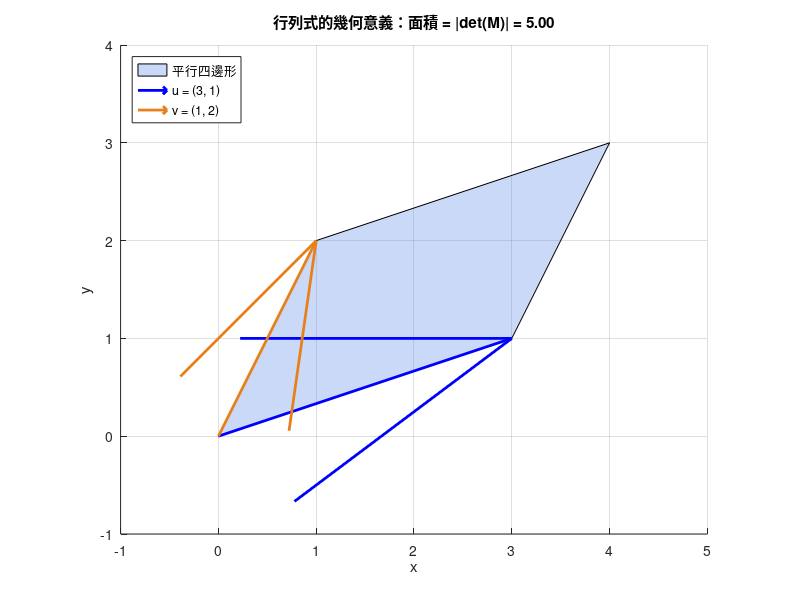
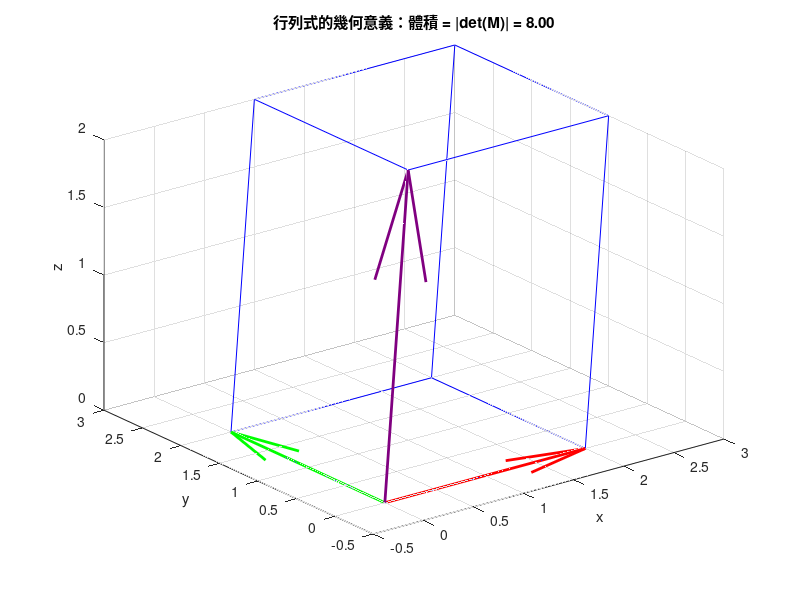

The MATLAB script that drew these images, in order:
% 注意：本檔案已在 MATLAB R2025a 驗證通過（輸出數值與同章 Python 版本一致），亦相容於 GNU Octave 10.2。
%
% 第 5 章：行列式（MATLAB 實作）
%
% 本腳本示範：
%   1. 2x2 行列式公式（ad - bc）
%   2. 3x3 行列式：手刻餘因子展開（cofactor expansion）並與內建 det() 比對驗證
%   3. 行列式的性質：列交換變號、某列乘常數、列的倍加不影響行列式、轉置行列式不變
%   4. det(A*B) = det(A) * det(B)
%   5. 行列式與可逆性的關係（det(A) = 0 <=> A 不可逆）
%   6. 行列式的幾何意義：2D 面積、3D 體積（含圖示）
%
% 執行方式：
%   run('ch05_determinants.m')
%
% 註：本檔案採用「function 檔案 + local function」寫法（函式名稱與檔名相同），
% 而非 MATLAB R2016b+ 才支援的「script 檔案內含 local function」寫法，
% 目的是同時相容於 MATLAB 與 GNU Octave。

function ch05_determinants()

clear; clc; close all;

% 圖片輸出資料夾（本章資料夾，與此 .m 檔案同層）
out_dir = fileparts(mfilename('fullpath'));

%% ------------------------------------------------------------------
%% 1. 2x2 行列式：ad - bc
%% ------------------------------------------------------------------
fprintf('%s\n', repmat('=', 1, 60));
fprintf('1. 2x2 行列式：ad - bc\n');
fprintf('%s\n', repmat('=', 1, 60));

A2 = [2 3; 1 4];
disp('矩陣 A2 =');
disp(A2);

a = A2(1,1); b = A2(1,2);
c = A2(2,1); d = A2(2,2);
det_manual_2x2 = a*d - b*c;
det_builtin_2x2 = det(A2);

fprintf('手算：det(A2) = a*d - b*c = %g*%g - %g*%g = %g\n', a, d, b, c, det_manual_2x2);
fprintf('MATLAB det(A2) = %g\n', det_builtin_2x2);
fprintf('兩者是否一致 (abs 差 < 1e-9): %d\n', abs(det_manual_2x2 - det_builtin_2x2) < 1e-9);

%% ------------------------------------------------------------------
%% 2. 3x3 行列式：手刻餘因子展開（cofactor expansion）
%% ------------------------------------------------------------------
fprintf('\n%s\n', repmat('=', 1, 60));
fprintf('2. 3x3 行列式：手刻餘因子展開（沿第一列展開）\n');
fprintf('%s\n', repmat('=', 1, 60));

A3 = [1 2 3; 0 4 5; 1 0 6];
disp('矩陣 A3 =');
disp(A3);

fprintf('\n沿第 1 列展開：\n');
det_manual_3x3 = cofactor_expansion_3x3(A3, 1);
fprintf('手算 det(A3) = %g\n', det_manual_3x3);

det_builtin_3x3 = det(A3);
fprintf('MATLAB det(A3) = %g\n', det_builtin_3x3);
fprintf('兩者是否一致 (abs 差 < 1e-9): %d\n', abs(det_manual_3x3 - det_builtin_3x3) < 1e-9);

% 驗證：沿第 2 行（column）展開也應得到相同結果
fprintf('\n驗證：沿第 2 行（column j=2）展開（對轉置矩陣沿第 2 列展開，等價於原矩陣沿第 2 行展開）：\n');
det_manual_3x3_col = cofactor_expansion_3x3(A3.', 2);
fprintf('沿第 2 行展開結果 = %g\n', det_manual_3x3_col);
fprintf('與 MATLAB det(A3) 是否一致 (abs 差 < 1e-9): %d\n', abs(det_manual_3x3_col - det_builtin_3x3) < 1e-9);

% 用遞迴版本交叉驗證 4x4 隨機整數矩陣
fprintf('\n以遞迴版餘因子展開交叉驗證 4x4 矩陣：\n');
rng(42);  % 固定亂數種子，方便重現
A4 = randi([-3, 3], 4, 4);
disp('矩陣 A4 =');
disp(A4);
det_manual_4x4 = cofactor_expansion_general(A4);
det_builtin_4x4 = det(A4);
fprintf('遞迴餘因子展開結果 = %g\n', det_manual_4x4);
fprintf('MATLAB det(A4) = %g\n', det_builtin_4x4);
fprintf('兩者是否一致 (abs 差 < 1e-6): %d\n', abs(det_manual_4x4 - det_builtin_4x4) < 1e-6);

%% ------------------------------------------------------------------
%% 3. 行列式的性質：列運算的影響
%% ------------------------------------------------------------------
fprintf('\n%s\n', repmat('=', 1, 60));
fprintf('3. 行列式的性質：列運算對行列式的影響\n');
fprintf('%s\n', repmat('=', 1, 60));

B = [2 1 0; 1 3 1; 0 1 2];
disp('矩陣 B =');
disp(B);
det_B = det(B);
fprintf('det(B) = %g\n', det_B);

% 性質 1：交換兩列，行列式變號
fprintf('\n性質 1：交換兩列 -> 行列式變號\n');
B_swap = B([2 1 3], :);  % 交換第 1、2 列
disp('交換第 1、2 列後的矩陣 =');
disp(B_swap);
det_B_swap = det(B_swap);
fprintf('det(B_swap) = %g\n', det_B_swap);
fprintf('det(B_swap) 是否等於 -det(B) (abs 差 < 1e-9): %d\n', abs(det_B_swap - (-det_B)) < 1e-9);

% 性質 2：某一列乘上常數 k，行列式也乘上 k
fprintf('\n性質 2：某一列乘上常數 k -> 行列式乘上 k\n');
k = 3;
B_scaled = B;
B_scaled(1, :) = B_scaled(1, :) * k;  % 只將第 1 列乘上 k
fprintf('將第 1 列乘上 k=%g 後的矩陣 =\n', k);
disp(B_scaled);
det_B_scaled = det(B_scaled);
fprintf('det(B_scaled) = %g\n', det_B_scaled);
fprintf('det(B_scaled) 是否等於 %g*det(B) (abs 差 < 1e-9): %d\n', k, abs(det_B_scaled - k*det_B) < 1e-9);

% 性質 3：某列加上另一列的倍數（列的倍加），行列式不變
fprintf('\n性質 3：列的倍加（row replacement）-> 行列式不變\n');
c2 = 5;
B_replace = B;
B_replace(2, :) = B_replace(2, :) + c2 * B_replace(1, :);  % 第 2 列 += c2 * 第 1 列
fprintf('將第 2 列加上 %g 倍第 1 列後的矩陣 =\n', c2);
disp(B_replace);
det_B_replace = det(B_replace);
fprintf('det(B_replace) = %g\n', det_B_replace);
fprintf('det(B_replace) 是否等於 det(B) (abs 差 < 1e-9): %d\n', abs(det_B_replace - det_B) < 1e-9);

% 性質 4：轉置矩陣的行列式不變
fprintf('\n性質 4：det(A^T) = det(A)\n');
det_B_T = det(B.');
fprintf('det(B^T) = %g\n', det_B_T);
fprintf('det(B^T) 是否等於 det(B) (abs 差 < 1e-9): %d\n', abs(det_B_T - det_B) < 1e-9);

% 性質 5：det(AB) = det(A) * det(B)
fprintf('\n性質 5：det(A*B) = det(A) * det(B)\n');
C = [1 0 2; 2 1 0; 0 1 1];
disp('矩陣 C =');
disp(C);
det_C = det(C);
fprintf('det(C) = %g\n', det_C);

BC = B * C;
det_BC = det(BC);
fprintf('det(B*C) = %g\n', det_BC);
fprintf('det(B) * det(C) = %g\n', det_B * det_C);
fprintf('det(BC) 是否等於 det(B)*det(C) (abs 差 < 1e-9): %d\n', abs(det_BC - det_B*det_C) < 1e-9);

%% ------------------------------------------------------------------
%% 4. 行列式與矩陣可逆性
%% ------------------------------------------------------------------
fprintf('\n%s\n', repmat('=', 1, 60));
fprintf('4. 行列式與矩陣可逆性：det(A)=0 <=> A 不可逆 <=> 各列線性相依\n');
fprintf('%s\n', repmat('=', 1, 60));

% 可逆矩陣範例
A_invertible = [2 1; 1 1];
det_invertible = det(A_invertible);
disp('矩陣 A_invertible =');
disp(A_invertible);
fprintf('det(A_invertible) = %g\n', det_invertible);
fprintf('是否可逆 (det ~= 0): %d\n', abs(det_invertible) > 1e-9);

% 不可逆矩陣範例：第二列是第一列的倍數（線性相依）
A_singular = [2 1; 4 2];  % 第 2 列 = 2 * 第 1 列
det_singular = det(A_singular);
fprintf('\n矩陣 A_singular（第 2 列 = 2 * 第 1 列，線性相依）=\n');
disp(A_singular);
fprintf('det(A_singular) = %g\n', det_singular);
fprintf('是否可逆 (det ~= 0): %d\n', abs(det_singular) > 1e-9);

% 嘗試對奇異矩陣求逆，MATLAB 會發出警告並回傳 Inf/NaN 元素（不會拋出例外）
fprintf('嘗試 inv(A_singular)（預期 MATLAB 會發出 "Matrix is singular" 警告）：\n');
inv_singular = inv(A_singular); %#ok<MINV>
disp(inv_singular);

%% ------------------------------------------------------------------
%% 5. 行列式的幾何意義：2D 面積
%% ------------------------------------------------------------------
fprintf('\n%s\n', repmat('=', 1, 60));
fprintf('5. 行列式的幾何意義：2D 平行四邊形面積\n');
fprintf('%s\n', repmat('=', 1, 60));

u = [3, 1];
v = [1, 2];
M_area = [u; v];  % 以 u, v 為列向量組成的矩陣

area_val = abs(det(M_area));
fprintf('向量 u = [%g, %g]\n', u(1), u(2));
fprintf('向量 v = [%g, %g]\n', v(1), v(2));
disp('以 u, v 為列的矩陣 M =');
disp(M_area);
fprintf('平行四邊形面積 = |det(M)| = %g\n', area_val);

fig1 = figure('Position', [100, 100, 600, 500]);
hold on;
origin = [0, 0];
parallelogram_x = [origin(1), u(1), u(1)+v(1), v(1), origin(1)];
parallelogram_y = [origin(2), u(2), u(2)+v(2), v(2), origin(2)];
fill(parallelogram_x, parallelogram_y, [0.3 0.5 0.9], 'FaceAlpha', 0.3);
quiver(origin(1), origin(2), u(1), u(2), 0, 'Color', 'b', 'LineWidth', 2, 'MaxHeadSize', 0.5);
quiver(origin(1), origin(2), v(1), v(2), 0, 'Color', [0.9 0.5 0.1], 'LineWidth', 2, 'MaxHeadSize', 0.5);
xlim([-1, 5]);
ylim([-1, 4]);
axis equal;
grid on;
xlabel('x');
ylabel('y');
title(sprintf('行列式的幾何意義：面積 = |det(M)| = %.2f', area_val));
legend({'平行四邊形', 'u = (3, 1)', 'v = (1, 2)'}, 'Location', 'northwest');
hold off;

fig1_path = fullfile(out_dir, 'det_area_matlab.png');
saveas(fig1, fig1_path);
fprintf('已儲存 2D 面積示意圖至: %s\n', fig1_path);
close(fig1);

%% ------------------------------------------------------------------
%% 6. 行列式的幾何意義：3D 體積
%% ------------------------------------------------------------------
fprintf('\n%s\n', repmat('=', 1, 60));
fprintf('6. 行列式的幾何意義：3D 平行六面體體積\n');
fprintf('%s\n', repmat('=', 1, 60));

p = [2, 0, 0];
q = [0, 2, 0];
r = [1, 1, 2];
M_volume = [p; q; r];

volume_val = abs(det(M_volume));
fprintf('向量 p = [%g, %g, %g]\n', p(1), p(2), p(3));
fprintf('向量 q = [%g, %g, %g]\n', q(1), q(2), q(3));
fprintf('向量 r = [%g, %g, %g]\n', r(1), r(2), r(3));
disp('以 p, q, r 為列的矩陣 M =');
disp(M_volume);
fprintf('平行六面體體積 = |det(M)| = %g\n', volume_val);

fig2 = figure('Position', [100, 100, 600, 500]);
hold on;
o = [0, 0, 0];
verts = [o; p; q; r; p+q; p+r; q+r; p+q+r];
% 依序連接平行六面體的 12 條邊
edges = [
    1 2; 1 3; 1 4;
    2 5; 2 6;
    3 5; 3 7;
    4 6; 4 7;
    5 8; 6 8; 7 8
];
for e = 1:size(edges, 1)
    pa = verts(edges(e,1), :);
    pb = verts(edges(e,2), :);
    plot3([pa(1) pb(1)], [pa(2) pb(2)], [pa(3) pb(3)], 'Color', 'b');
end
quiver3(o(1), o(2), o(3), p(1), p(2), p(3), 0, 'Color', 'r', 'LineWidth', 2);
quiver3(o(1), o(2), o(3), q(1), q(2), q(3), 0, 'Color', 'g', 'LineWidth', 2);
quiver3(o(1), o(2), o(3), r(1), r(2), r(3), 0, 'Color', [0.5 0 0.5], 'LineWidth', 2);
xlabel('x');
ylabel('y');
zlabel('z');
title(sprintf('行列式的幾何意義：體積 = |det(M)| = %.2f', volume_val));
grid on;
view(3);
hold off;

fig2_path = fullfile(out_dir, 'det_volume_matlab.png');
saveas(fig2, fig2_path);
fprintf('已儲存 3D 體積示意圖至: %s\n', fig2_path);
close(fig2);

fprintf('\n全部範例執行完畢。\n');

end % ch05_determinants（主函式結束）


%% ==================================================================
%% 本地函式（local functions）
%% ==================================================================

function d = cofactor_expansion_3x3(M, expand_row)
    % 手刻 3x3 行列式的餘因子展開（cofactor expansion）。
    %
    % 公式：沿第 i 列展開時，
    %     det(M) = sum_j M(i, j) * (-1)^(i+j) * det(minor(M, i, j))
    %
    % 本函式僅示範沿「某一列」展開（expand_row，MATLAB 為 1-based 索引），
    % 對於 3x3 矩陣，minor 是 2x2，可直接用 ad - bc 公式計算。
    i = expand_row;
    total = 0;
    for j = 1:3
        sub = minor_matrix(M, i, j);
        sub_det = sub(1,1)*sub(2,2) - sub(1,2)*sub(2,1);
        cofactor_sign = (-1)^(i + j);
        term = M(i, j) * cofactor_sign * sub_det;
        fprintf('  展開項 j=%d: M(%d,%d)=%g, 符號=(-1)^(%d+%d)=%+d, 子行列式 det(minor)=%g, 貢獻=%g\n', ...
            j, i, j, M(i,j), i, j, cofactor_sign, sub_det, term);
        total = total + term;
    end
    d = total;
end

function d = cofactor_expansion_general(M)
    % 遞迴版本的餘因子展開，可處理任意 n x n 矩陣（沿第 1 列展開）。
    n = size(M, 1);
    if n == 1
        d = M(1,1);
        return;
    end
    if n == 2
        d = M(1,1)*M(2,2) - M(1,2)*M(2,1);
        return;
    end
    total = 0;
    for j = 1:n
        sub = minor_matrix(M, 1, j);
        cofactor_sign = (-1)^(1 + j);
        total = total + M(1, j) * cofactor_sign * cofactor_expansion_general(sub);
    end
    d = total;
end

function sub = minor_matrix(M, i, j)
    % 回傳矩陣 M 刪除第 i 列、第 j 行後的子矩陣（minor 的基礎）。
    rows = true(1, size(M, 1));
    cols = true(1, size(M, 2));
    rows(i) = false;
    cols(j) = false;
    sub = M(rows, cols);
end
